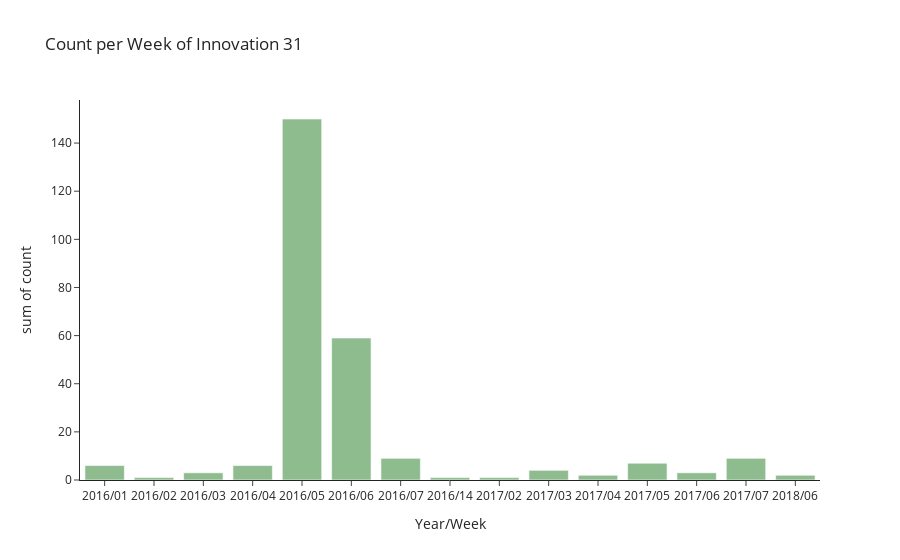

This figure's notebook cell:
### Code cell
count31 = InnoCount("inno_31")
fig = px.histogram(count31, x="Year/Week", y="count", template="simple_white", title="Count per Week of Innovation 31", color_discrete_sequence=['darkseagreen'])
fig.show()

### Figure 1 — Plotly figure (JSON) as saved in the notebook; plotly's stock layout.template omitted (floating-point values rounded to 4 significant figures)
{"data": [{"alignmentgroup": "True", "bingroup": "x", "histfunc": "sum", "hovertemplate": "Year/Week=%{x}<br>sum of count=%{y}<extra></extra>", "legendgroup": "", "marker": {"color": "darkseagreen", "pattern": {"shape": ""}}, "name": "", "offsetgroup": "", "orientation": "v", "showlegend": false, "type": "histogram", "x": ["2016/01", "2016/02", "2016/03", "2016/04", "2016/04", "2016/04", "2016/05", "2016/05", "2016/05", "2016/05", "2016/05", "2016/05", "2016/05", "2016/05", "2016/05", "2016/05", "2016/05", "2016/05", "2016/05", "2016/05", "2016/05", "2016/05", "2016/05", "2016/05", "2016/05", "2016/05", "2016/05", "2016/05", "2016/06", "2016/06", "2016/06", "2016/06", "2016/06", "2016/06", "2016/06", "2016/06", "2016/06", "2016/06", "2016/06", "2016/07", "2016/07", "2016/07", "2016/07", "2016/14", "2017/02", "2017/03", "2017/03", "2017/04", "2017/05", "2017/06", "2017/06", "2017/06", "2017/07", "2017/07", "2018/06", "2018/06"], "xaxis": "x", "y": [6, 1, 3, 1, 1, 4, 1, 2, 2, 2, 1, 105, 5, 2, 1, 1, 1, 1, 6, 11, 1, 1, 1, 1, 1, 1, 2, 1, 1, 1, 1, 47, 1, 1, 1, 1, 1, 3, 1, 1, 6, 1, 1, 1, 1, 3, 1, 2, 7, 1, 1, 1, 8, 1, 1, 1], "yaxis": "y"}], "layout": {"barmode": "relative", "legend": {"tracegroupgap": 0}, "title": {"text": "Count per Week of Innovation 31"}, "xaxis": {"anchor": "y", "domain": [0, 1], "title": {"text": "Year/Week"}}, "yaxis": {"anchor": "x", "domain": [0, 1], "title": {"text": "sum of count"}}}}
